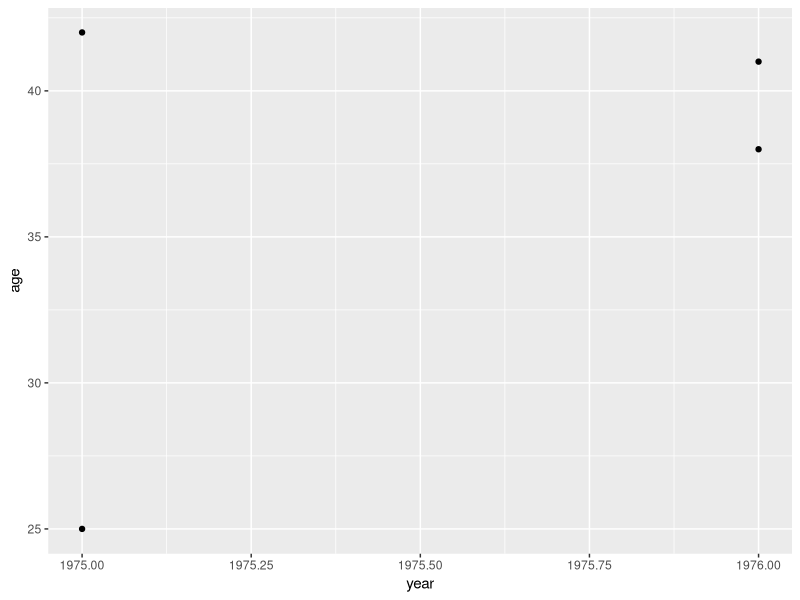
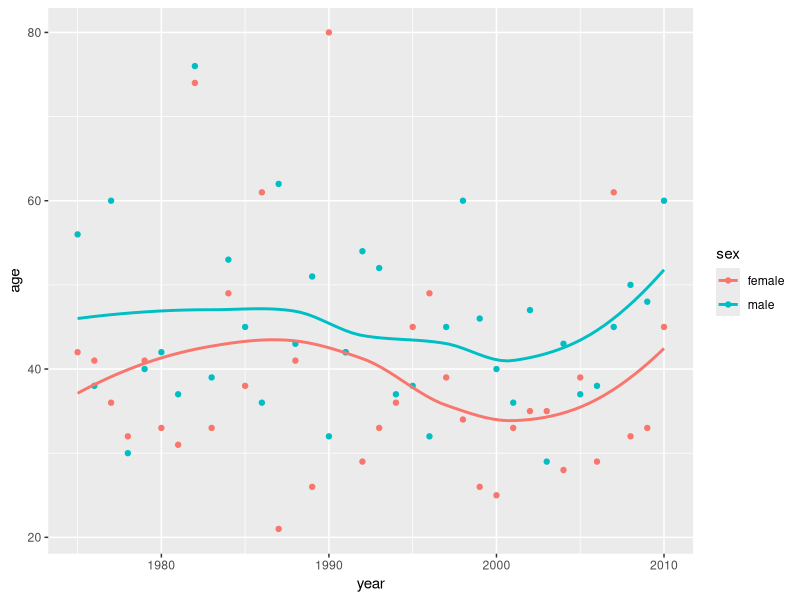

These charts were generated, in order, by the following R code:
## ---- chunk 1
knitr::opts_chunk$set(warning = FALSE, message = FALSE)
library(tidyverse)
library(kableExtra)

## ---- chunk 2

data.oscars <- tribble(
  ~age, ~year, ~sex,
  42, 1975, "female",
  41, 1976, "female",
  25, 1975, "male",
  38, 1976, "male")


kable_classic(kbl(data.oscars), full_width = FALSE,position="left")

qplot(x=year, y=age, data=data.oscars)



data <- tribble(
  ~age, ~year, ~sex,
  42, 1975, "female",
  41, 1976, "female",
  36, 1977, "female",
  32, 1978, "female",
  41, 1979, "female",
  33, 1980, "female",
  31, 1981, "female",
  74, 1982, "female",
  33, 1983, "female",
  49, 1984, "female",
  38, 1985, "female",
  61, 1986, "female",
  21, 1987, "female",
  41, 1988, "female",
  26, 1989, "female",
  80, 1990, "female",
  42, 1991, "female",
  29, 1992, "female",
  33, 1993, "female",
  36, 1994, "female",
  45, 1995, "female",
  49, 1996, "female",
  39, 1997, "female",
  34, 1998, "female",
  26, 1999, "female",
  25, 2000, "female",
  33, 2001, "female",
  35, 2002, "female",
  35, 2003, "female",
  28, 2004, "female",
  39, 2005, "female",
  29, 2006, "female",
  61, 2007, "female",
  32, 2008, "female",
  33, 2009, "female",
  45, 2010, "female",
  56, 1975, "male",
  38, 1976, "male",
  60, 1977, "male",
  30, 1978, "male",
  40, 1979, "male",
  42, 1980, "male",
  37, 1981, "male",
  76, 1982, "male",
  39, 1983, "male",
  53, 1984, "male",
  45, 1985, "male",
  36, 1986, "male",
  62, 1987, "male",
  43, 1988, "male",
  51, 1989, "male",
  32, 1990, "male",
  42, 1991, "male",
  54, 1992, "male",
  52, 1993, "male",
  37, 1994, "male",
  38, 1995, "male",
  32, 1996, "male",
  45, 1997, "male",
  60, 1998, "male",
  46, 1999, "male",
  40, 2000, "male",
  36, 2001, "male",
  47, 2002, "male",
  29, 2003, "male",
  43, 2004, "male",
  37, 2005, "male",
  38, 2006, "male",
  45, 2007, "male",
  50, 2008, "male",
  48, 2009, "male",
  60, 2010, "male"
) 


qplot(x=year, y=age, color=sex ,data=data) + geom_smooth(se=0)
